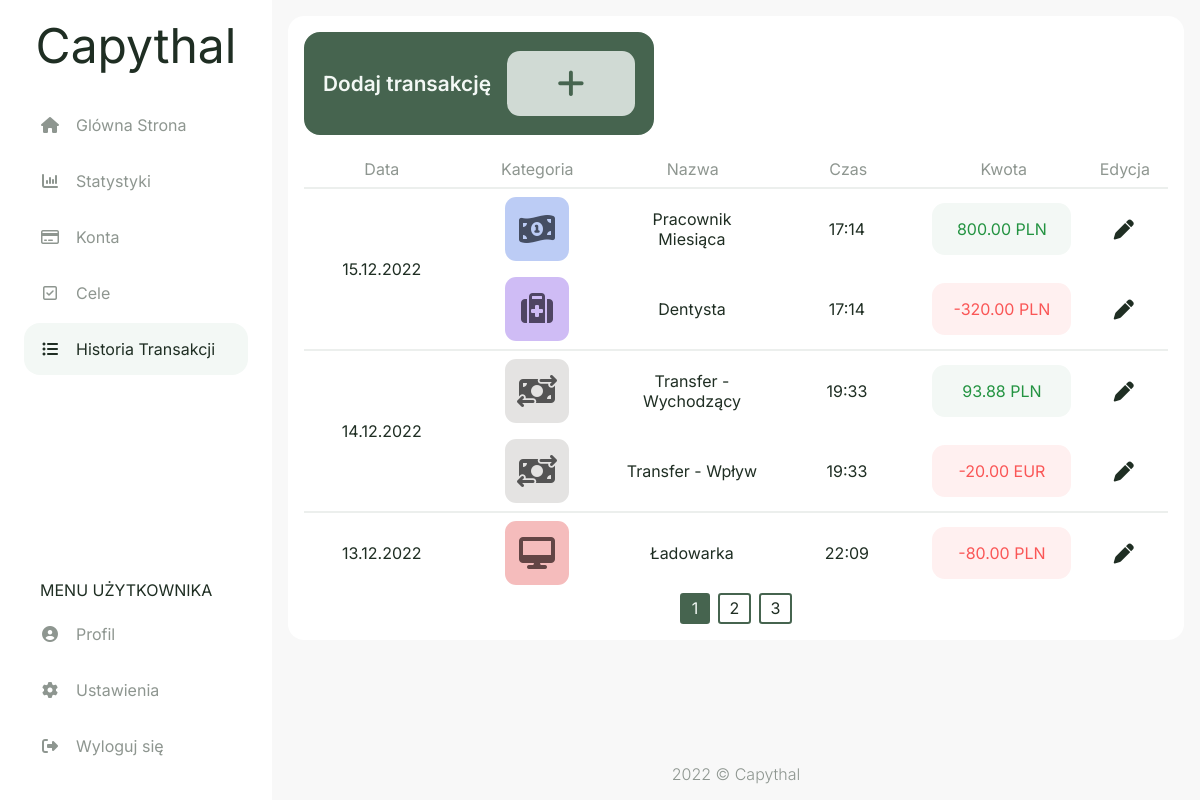
The app's page /history (signed in), older data.
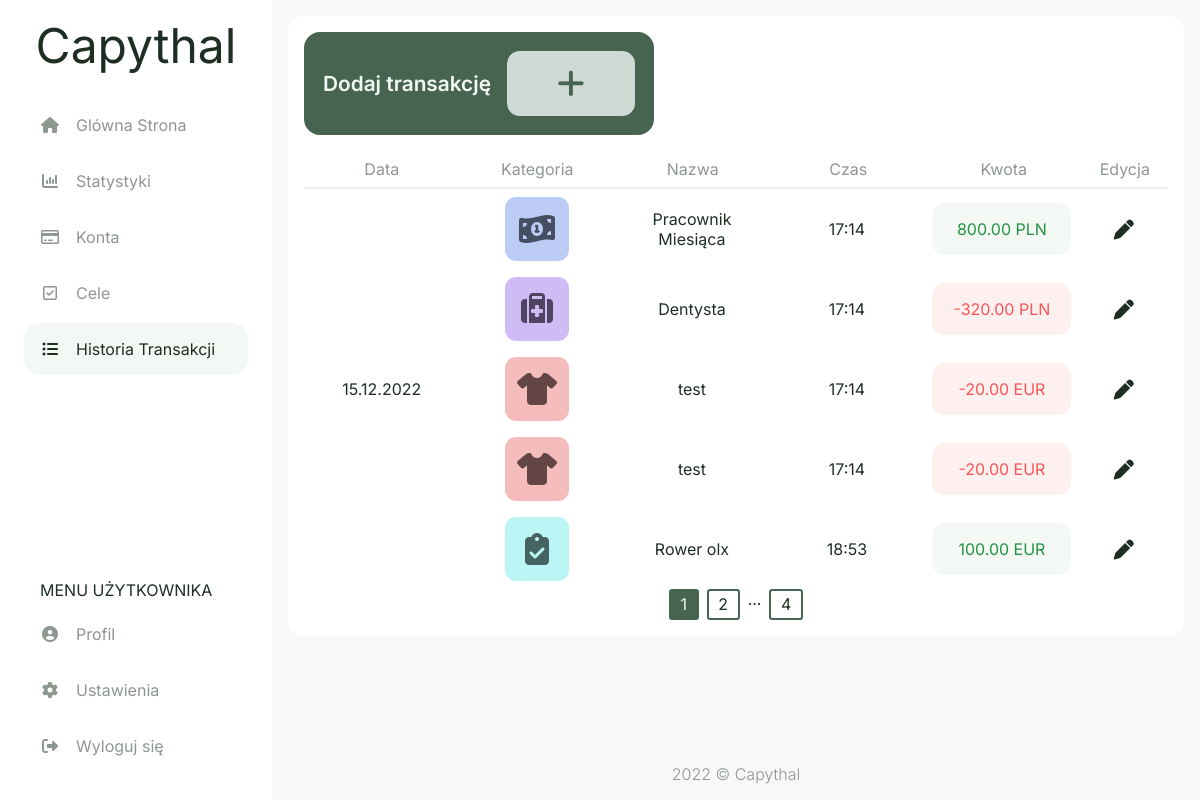
The same page, newer data.
### capythal/models.py (models this page shows, shortened)
class transaction(db.Model):
    id = db.Column(db.Integer, primary_key=True)
    account_id = db.Column(db.Integer, db.ForeignKey('account.id'), nullable=False)
    category_id = db.Column(db.Integer, db.ForeignKey('category.id'), nullable=False)
    tr_type_id = db.Column(db.Integer, db.ForeignKey('tr_type.id'), nullable=False)
    name = db.Column(db.String(50), nullable=False)
    amount = db.Column(db.Numeric(12,2), nullable=False)
    date = db.Column(db.Date, nullable=False , default=datetime.today)
    time = db.Column(db.Time, nullable=False , default=datetime.now().time())

class style(db.Model):
    id = db.Column(db.Integer, primary_key=True)
    name = db.Column(db.String(20), nullable=False)
    name_pl = db.Column(db.String(20), nullable=False)
    category = db.relationship("category", backref="style", lazy=True)
    account = db.relationship("account", backref="style", lazy=True)
    goal = db.relationship("goal", backref="style", lazy=True)

class category(db.Model):
    id = db.Column(db.Integer, primary_key=True)
    style_id = db.Column(db.Integer, db.ForeignKey('style.id'), nullable=False)
    tr_type_id = db.Column(db.Integer, db.ForeignKey('tr_type.id'), nullable=False)
    name = db.Column(db.String(20), nullable=False)
    icon = db.Column(db.String(20), nullable=False)
    transaction = db.relationship("transaction", backref="category", lazy=True)

class currency(db.Model):
    id = db.Column(db.Integer, primary_key=True)
    name = db.Column(db.String(20), nullable=False)
    account = db.relationship("account", backref="currency", lazy=True)
    settings = db.relationship("settings", backref="currency", lazy=True)

### capythal/routes.py (the view, shortened to what this page needs)
@app.route('/history', methods=['GET', 'POST'])
@login_required
def history():
    form_inc_add = addIncTrForm()
    form_exp_add = addExpTrForm()
    form_trf_add = addTrfTrForm()
    form_edit = editTrForm()
    page = request.args.get('page',1,type=int)
    transactions = db.session.query(transaction,tr_type,account,currency,category,style).join(tr_type, transaction.tr_type_id==tr_type.id).join(account, transaction.account_id==account.id).join(currency, currency.id==account.currency_id).join(category, transaction.category_id==category.id).join(style, category.style_id==style.id).filter(account.user_id == current_user.id).order_by(desc(transaction.date)).paginate(page=page, per_page=5)
    tr_dates = []
    for tr_date in transactions.items:
        if not tr_date.transaction.date in tr_dates:
            tr_dates.append(tr_date.transaction.date)
    inc_cat_list = db.session.query(category).filter(category.tr_type_id == 2)
    form_inc_add.inc_category.choices = [(i.id, i.name) for i in inc_cat_list]
    exp_cat_list = db.session.query(category).filter(category.tr_type_id == 1)
    form_exp_add.exp_category.choices = [(i.id, i.name) for i in exp_cat_list]
    user_accs = db.session.query(account,acc_type,currency).join(acc_type).join(style).join(currency).filter(account.user_id == current_user.id)
    accs_list = [(i.account.id, f"{i.account.fin_inst} - {i.acc_type.name} {i.currency.name}") for i in user_accs]
    form_inc_add.account.choices = accs_list
    form_exp_add.account.choices = accs_list
    form_trf_add.account_f.choices = accs_list
    form_trf_add.account_to.choices = accs_list
    return render_template("history.html", transactions = transactions, tr_dates = tr_dates, accs_list = accs_list, inc_cat_list = inc_cat_list, exp_cat_list = exp_cat_list, form_inc_add = form_inc_add, form_exp_add = form_exp_add, form_trf_add = form_trf_add, form_edit = form_edit)

### capythal/models.py (called while the page is built)
@login_manager.user_loader
def load_user(user_id):
    return user.query.get(int(user_id))

### capythal/templates/history.html (shortened to what this page needs)
{% extends "layout.html" %}
{% set active_page = "history" %}
{% block head %}
  {{ super() }}
  <link rel="stylesheet" href="{{ url_for('static', filename='css/history.css') }}">
  <link rel="stylesheet" href="{{ url_for('static', filename='css/modals/f-modal.css') }}">
  <link rel="stylesheet" href="{{ url_for('static', filename='css/modals/tr-modal.css') }}">
  <link rel="stylesheet" href="{{ url_for('static', filename='css/modals/etr-modal.css') }}">
{% endblock %}
{% block content %}
<div class="history-flexbox bg-white">
  <div class="buttons">
    <a href="#modal-add" class="add-tr-btn fs-3">
      <span class="fw-semibold">Dodaj transakcję</span>
      <span class="tr-plus fa fa-fw fa-xl fa-plus bg-success-secondary"></span>
    </a>
  </div>
  <div class="table-container" role="table" aria-label="Destinations">
    <div class="flex-table header" role="rowgroup">
      <div class="flex-row first-header" role="columnheader">Data</div>
      <div class="flex-row" role="columnheader">Kategoria</div>
      <div class="flex-row" role="columnheader">Nazwa</div>
      <div class="flex-row" role="columnheader">Czas</div>
      <div class="flex-row" role="columnheader">Kwota</div>
      <div class="flex-row-edit" role="columnheader">Edycja</div>
    </div>
    {% for tr_date in tr_dates %}
    <div class="flex-table row" role="rowgroup">
      <div class="flex-row rowspan first">{{ tr_date.strftime("%d.%m.%Y") }}</div>
      <div class="column">
        {% for transaction,tr_type,account,currency,category,style in transactions.items %}
          {% if transaction.date == tr_date %}
          <div class="flex-row">
            <div class="flex-cell" role="cell">
              <div class="category-square style-{{ style.name }} my-auto">
                <span class="fa fa-lg fa-{{ category.icon }}"></span>
              </div>
            </div>
            <div class="flex-cell" role="cell">{{ transaction.name }}</div>
            <div class="flex-cell cell-time" role="cell">{{ transaction.time.strftime("%-H:%M") }}</div>
            <div class="flex-cell cell-amount" role="cell">
              <div class="amount {% if tr_type.name == 'Wydatek' %}{{ 'bg-danger fc-danger' }}{% else %}{{ 'bg-success fc-success' }}{% endif %}">
                {% if tr_type.name == 'Wydatek' %}{{ "-" }}{% endif %}{{ transaction.amount }} {{ currency.name }}
              </div>
            </div>
            <div class="flex-cell-edit" role="cell">
              <a href="#modal-edit{{ transaction.id }}" class="fa fa-lg fa-pen"></a>
            </div>
          </div>
          {% endif %}
        {% endfor %}
      </div>
    </div>
    {% endfor %}
    <div class="pagination">
    {% for page_num in transactions.iter_pages(left_edge=1, right_edge=1, left_current=1, right_current=2) %}
      {% if page_num %}
        {% if transactions.page == page_num %}
          <a href="{{ url_for('history', page=page_num) }}" class="page-btn-active">{{ page_num }}</a>
        {% else %}
          <a href="{{ url_for('history', page=page_num) }}" class="page-btn">{{ page_num }}</a>
        {% endif %}
      {% else %}
        ...
      {% endif %}
    {% endfor %}
    </div>
  </div>
</div>
{% endblock %}

Row changes from the older to the newer data that the page shows:
no longer on this page (row unchanged): transaction: strftime "14.12.2022", name "PLN"
no longer on this page (row unchanged): transaction: value "-", name "EUR", shown under "14.12.2022"
no longer on this page (row unchanged): transaction: strftime "13.12.2022", value "-", name "PLN"
added transaction: value "-", name "EUR", shown under "15.12.2022"
added transaction: value "-", name "EUR", shown under "15.12.2022"
added transaction: name "EUR", shown under "15.12.2022"
Text that changed along with them:
new list line: "4"
list line gone: "3"
